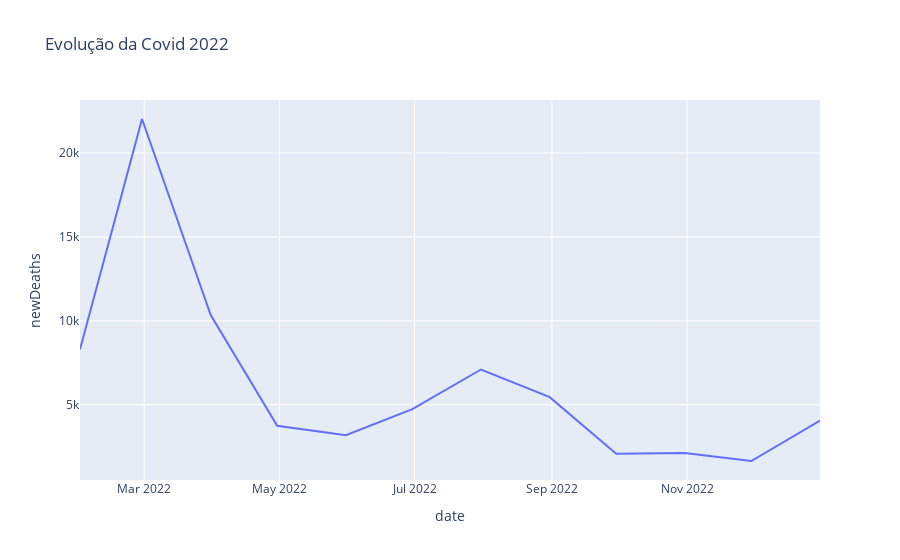
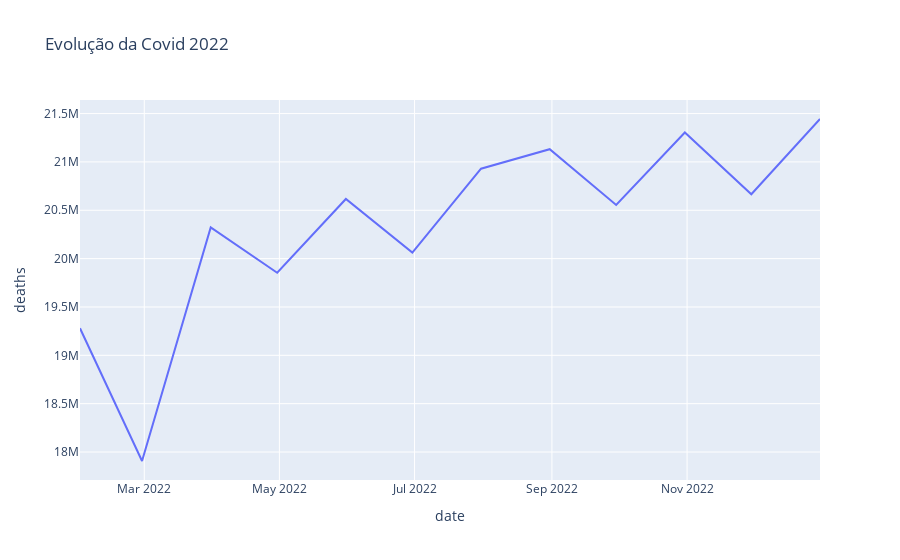
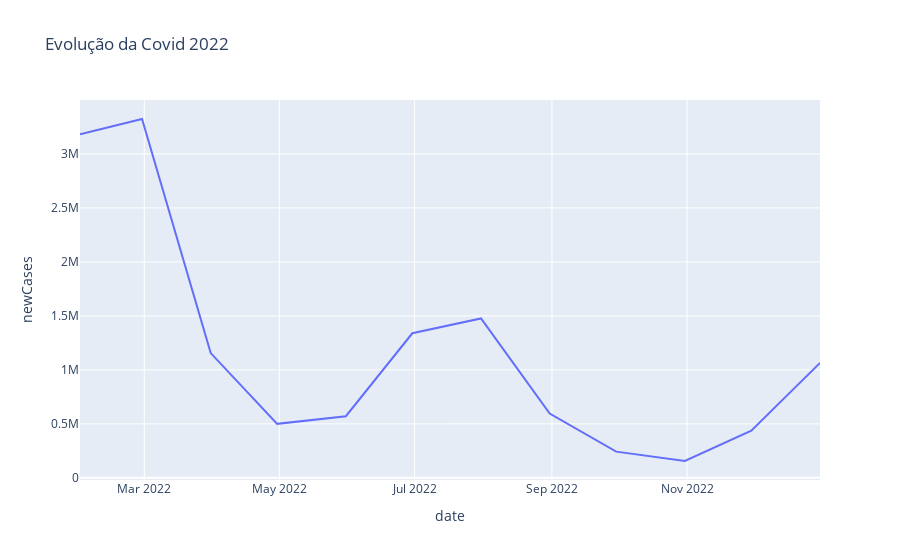
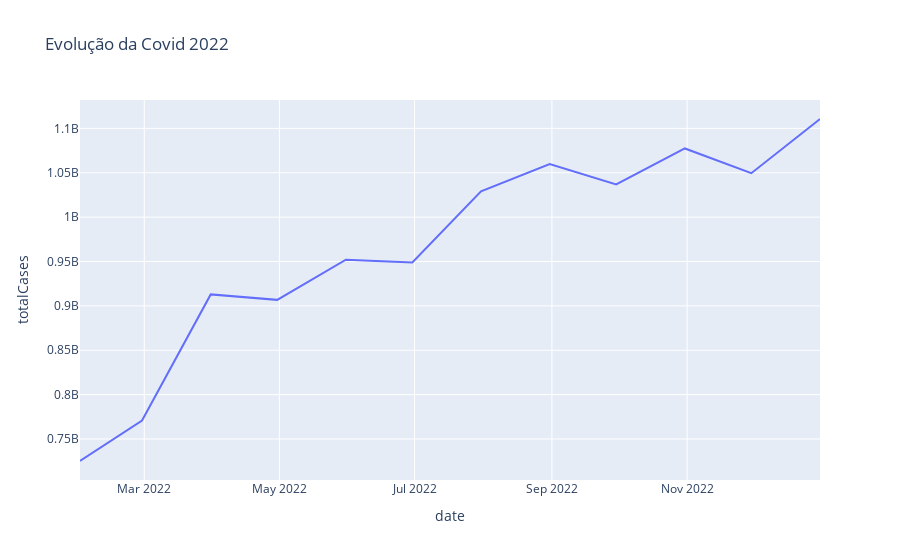

Notebook code cell kept with these figures, in order:
### Markdown cell above
## Visualizando os dados

### Code cell
for colun in dados_mensal_total.columns:
    fig = px.line(dados_mensal_total, x=dados_mensal_total.index, y=colun, title='Evolução da Covid 2022')
    fig.show()

### Figure 1 — Plotly figure (JSON) as saved in the notebook; plotly's stock layout.template omitted (floating-point values rounded to 4 significant figures)
{"data": [{"hovertemplate": "date=%{x}<br>newDeaths=%{y}<extra></extra>", "legendgroup": "", "line": {"color": "#636efa", "dash": "solid"}, "marker": {"symbol": "circle"}, "mode": "lines", "name": "", "orientation": "v", "showlegend": false, "type": "scatter", "x": ["2022-01-31T00:00:00", "2022-02-28T00:00:00", "2022-03-31T00:00:00", "2022-04-30T00:00:00", "2022-05-31T00:00:00", "2022-06-30T00:00:00", "2022-07-31T00:00:00", "2022-08-31T00:00:00", "2022-09-30T00:00:00", "2022-10-31T00:00:00", "2022-11-30T00:00:00", "2022-12-31T00:00:00"], "xaxis": "x", "y": [8307, 22030, 10341, 3740, 3179, 4740, 7098, 5451, 2071, 2121, 1644, 4052], "yaxis": "y"}], "layout": {"legend": {"tracegroupgap": 0}, "title": {"text": "Evolução da Covid 2022"}, "xaxis": {"anchor": "y", "domain": [0, 1], "title": {"text": "date"}}, "yaxis": {"anchor": "x", "domain": [0, 1], "title": {"text": "newDeaths"}}}}

### Figure 2 — Plotly figure (JSON) as saved in the notebook; plotly's stock layout.template omitted (floating-point values rounded to 4 significant figures)
{"data": [{"hovertemplate": "date=%{x}<br>deaths=%{y}<extra></extra>", "legendgroup": "", "line": {"color": "#636efa", "dash": "solid"}, "marker": {"symbol": "circle"}, "mode": "lines", "name": "", "orientation": "v", "showlegend": false, "type": "scatter", "x": ["2022-01-31T00:00:00", "2022-02-28T00:00:00", "2022-03-31T00:00:00", "2022-04-30T00:00:00", "2022-05-31T00:00:00", "2022-06-30T00:00:00", "2022-07-31T00:00:00", "2022-08-31T00:00:00", "2022-09-30T00:00:00", "2022-10-31T00:00:00", "2022-11-30T00:00:00", "2022-12-31T00:00:00"], "xaxis": "x", "y": [19279593, 17907111, 20322963, 19854211, 20616875, 20062634, 20929725, 21131418, 20555477, 21304378, 20665708, 21444005], "yaxis": "y"}], "layout": {"legend": {"tracegroupgap": 0}, "title": {"text": "Evolução da Covid 2022"}, "xaxis": {"anchor": "y", "domain": [0, 1], "title": {"text": "date"}}, "yaxis": {"anchor": "x", "domain": [0, 1], "title": {"text": "deaths"}}}}

### Figure 3 — Plotly figure (JSON) as saved in the notebook; plotly's stock layout.template omitted (floating-point values rounded to 4 significant figures)
{"data": [{"hovertemplate": "date=%{x}<br>newCases=%{y}<extra></extra>", "legendgroup": "", "line": {"color": "#636efa", "dash": "solid"}, "marker": {"symbol": "circle"}, "mode": "lines", "name": "", "orientation": "v", "showlegend": false, "type": "scatter", "x": ["2022-01-31T00:00:00", "2022-02-28T00:00:00", "2022-03-31T00:00:00", "2022-04-30T00:00:00", "2022-05-31T00:00:00", "2022-06-30T00:00:00", "2022-07-31T00:00:00", "2022-08-31T00:00:00", "2022-09-30T00:00:00", "2022-10-31T00:00:00", "2022-11-30T00:00:00", "2022-12-31T00:00:00"], "xaxis": "x", "y": [3181005, 3322951, 1155304, 500341, 570802, 1338980, 1475882, 595953, 242671, 156225, 437410, 1065122], "yaxis": "y"}], "layout": {"legend": {"tracegroupgap": 0}, "title": {"text": "Evolução da Covid 2022"}, "xaxis": {"anchor": "y", "domain": [0, 1], "title": {"text": "date"}}, "yaxis": {"anchor": "x", "domain": [0, 1], "title": {"text": "newCases"}}}}

### Figure 4 — Plotly figure (JSON) as saved in the notebook; plotly's stock layout.template omitted (floating-point values rounded to 4 significant figures)
{"data": [{"hovertemplate": "date=%{x}<br>totalCases=%{y}<extra></extra>", "legendgroup": "", "line": {"color": "#636efa", "dash": "solid"}, "marker": {"symbol": "circle"}, "mode": "lines", "name": "", "orientation": "v", "showlegend": false, "type": "scatter", "x": ["2022-01-31T00:00:00", "2022-02-28T00:00:00", "2022-03-31T00:00:00", "2022-04-30T00:00:00", "2022-05-31T00:00:00", "2022-06-30T00:00:00", "2022-07-31T00:00:00", "2022-08-31T00:00:00", "2022-09-30T00:00:00", "2022-10-31T00:00:00", "2022-11-30T00:00:00", "2022-12-31T00:00:00"], "xaxis": "x", "y": [725226807, 770862941, 912954212, 906788222, 951993549, 949003237, 1029196960, 1059802180, 1036917908, 1077397148, 1049511180, 1110597402], "yaxis": "y"}], "layout": {"legend": {"tracegroupgap": 0}, "title": {"text": "Evolução da Covid 2022"}, "xaxis": {"anchor": "y", "domain": [0, 1], "title": {"text": "date"}}, "yaxis": {"anchor": "x", "domain": [0, 1], "title": {"text": "totalCases"}}}}
